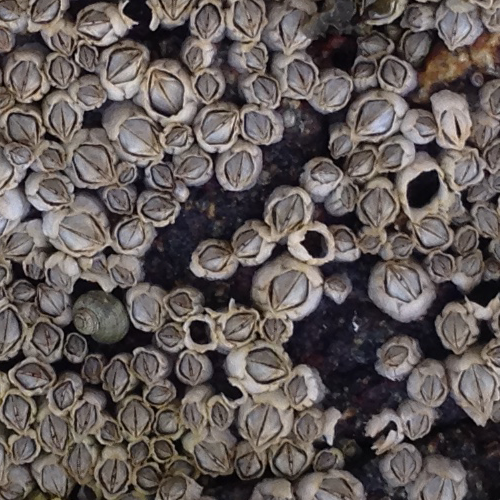
#> input picture Barnacles/unseen_img2.png, 500 x 500 px
$ python -i features.py   (imports and definitions only)   (older library calls are emulated)
#> lines starting #> are read from the running program, lines starting #| are printed output that depends on the picture
"""
features.py — kernels that describe each pixel's neighbourhood.

Pipeline position:  crop  ->  [features.py]  ->  per-pixel feature stack

A single pixel's color says almost nothing ("is this light-gray pixel part of
a barnacle or a pale rock?"). Its NEIGHBOURHOOD says a lot: is it inside a
round bright blob of barnacle size? Near a strong edge? Each kernel below
answers one such question, at several scales. The random forest in detect.py
then learns which combination of answers means "barnacle".

This mirrors how the tool ilastik does pixel classification.
"""

import cv2
import numpy as np


def to_gray(image):
    """RGB uint8 -> grayscale float32 in [0, 1].

    Floats instead of uint8 because filters produce negative values and
    fractions (an edge filter's output can be -0.3), which uint8 can't hold.
    """
    return cv2.cvtColor(image, cv2.COLOR_RGB2GRAY).astype(np.float32) / 255.0
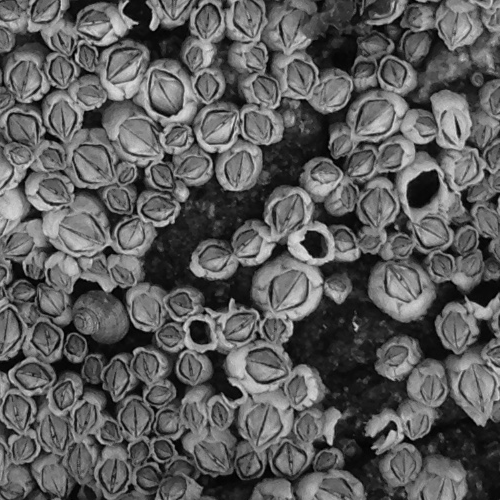
#> returned value: shape (500, 500) float32; min 0, max 0.875, mean 0.362


def compute_features(image, sigmas=(1, 2, 4, 8, 16)):
    """Stack of filter responses: (H, W, F) array plus a name for each feature.

    For each scale sigma (in pixels) we compute three kernels:
      smooth_s   Gaussian blur. "How bright is this neighbourhood on average?"
                 Removes texture/noise smaller than sigma.
      grad_s     Gradient magnitude of the blurred image (Sobel kernels).
                 "Is there an edge here?" Barnacle rims have strong edges.
                 Multiplied by sigma so different scales are comparable.
      log_s      Negative Laplacian of Gaussian, times sigma^2.
                 "Is this the center of a bright blob about sigma*sqrt(2)
                 pixels in radius?" This is the classic blob detector.
                 Positive = bright blob, negative = dark blob.

    Why several sigmas (1, 2, 4, 8, 16): barnacles vary in size, and we don't know in advance
    which scale is informative. Small sigmas see shell texture; large sigmas
    see whole barnacles and the gaps between them. The random forest picks.
    The sigmas span ~1 px up to beyond the largest typical barnacle radius:
    img1's opercula have a median radius of ~10 px, img2's ~19 px, so 16 was
    added after the first real-data run (a LoG at sigma 16 peaks for blobs of
    radius ~23 px). log_16 then became one of the most important features.

    Plus two color features: the 'a' (green-red) and 'b' (blue-yellow)
    channels of Lab color space, lightly blurred. Barnacle shells are pale and
    grayish; rock, algae, and shadows differ in tint. Lab separates tint from
    brightness better than RGB.
    """
    gray = to_gray(image)
    lab = cv2.cvtColor(image, cv2.COLOR_RGB2LAB).astype(np.float32) / 255.0
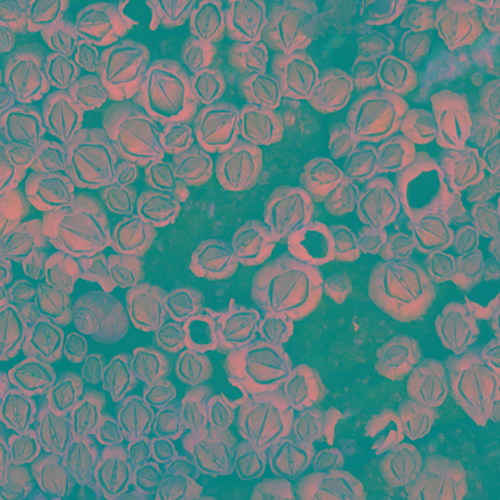
#> lab: shape (500, 500, 3) float32; mean R, G, B 0.381, 0.514, 0.511

    features, names = [], []
    for s in sigmas:
        smooth = cv2.GaussianBlur(gray, (0, 0), s)
        gx = cv2.Sobel(smooth, cv2.CV_32F, 1, 0, ksize=3)
        gy = cv2.Sobel(smooth, cv2.CV_32F, 0, 1, ksize=3)
        grad = s * np.sqrt(gx ** 2 + gy ** 2)
        log = -(s ** 2) * cv2.Laplacian(smooth, cv2.CV_32F, ksize=3)
        features += [smooth, grad, log]
        names += [f"smooth_{s}", f"grad_{s}", f"log_{s}"]
#> this loop made 5 passes
#> pass 1, in compute_features, `gx = cv2.Sobel(smooth, cv2.CV_32F, 1, 0, ksize=3)`:
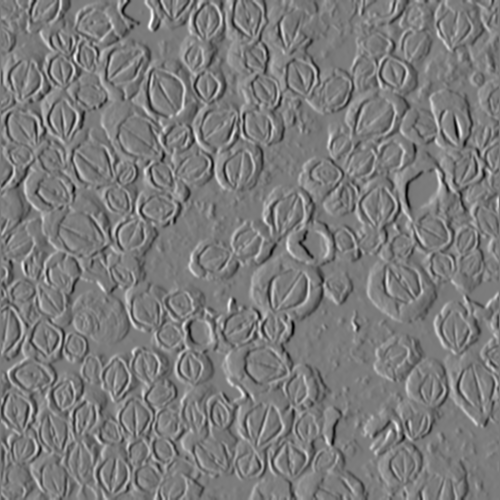
#> gx: shape (500, 500) float32; min -1.7, max 1.8, mean -0.00127; drawn with min black and max white
#> pass 1, in compute_features, `gy = cv2.Sobel(smooth, cv2.CV_32F, 0, 1, ksize=3)`:
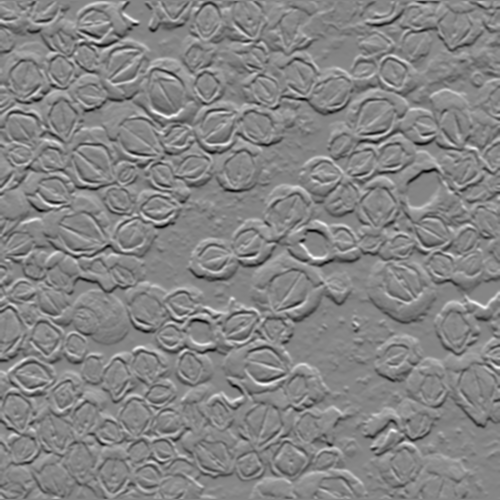
#> gy: shape (500, 500) float32; min -1.72, max 1.57, mean -0.000353; drawn with min black and max white
#> pass 1, in compute_features, `grad = s * np.sqrt(gx ** 2 + gy ** 2)`:
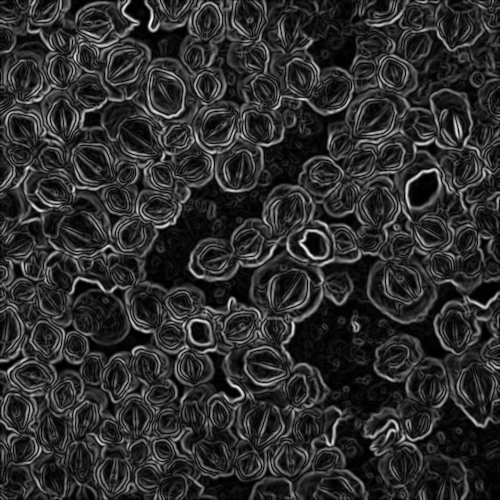
#> grad: shape (500, 500) float32; min 0, max 1.91, mean 0.341; drawn with min black and max white
#> after the loop:
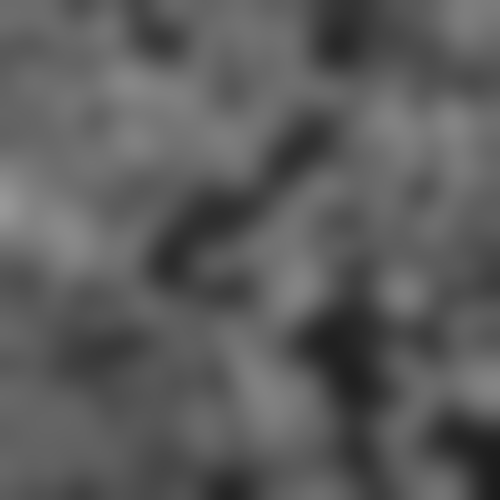
#> smooth: shape (500, 500) float32; min 0.109, max 0.6, mean 0.362
#> after the loop, features = 15 items; names = ['smooth_1', 'grad_1', 'log_1', 'smooth_2', 'grad_2', 'log_2', 'smooth_4', 'grad_4', 'log_4', 'smooth_8', 'grad_8', 'log_8', 'smooth_16', 'grad_16', 'log_16']

    for channel, name in [(1, "lab_a"), (2, "lab_b")]:
        features.append(cv2.GaussianBlur(lab[:, :, channel], (0, 0), 2))
        names.append(name)
#> after the loop, features = 17 items; names = ['smooth_1', 'grad_1', 'log_1', 'smooth_2', 'grad_2', 'log_2', 'smooth_4', 'grad_4', 'log_4', 'smooth_8', 'grad_8', 'log_8', 'smooth_16', 'grad_16', 'log_16', 'lab_a', 'lab_b']

    return np.stack(features, axis=-1).astype(np.float32), names


# ---------------------------------------------------------------------------
# A kernel learned from the data: the "average barnacle"
# ---------------------------------------------------------------------------

# [46 lines left out: functions make_template, template_response, not called in this run]

>>> import cv2
>>> picture = cv2.cvtColor(cv2.imread('../Barnacles/unseen_img2.png'), cv2.COLOR_BGR2RGB)
>>> result = compute_features(picture)
